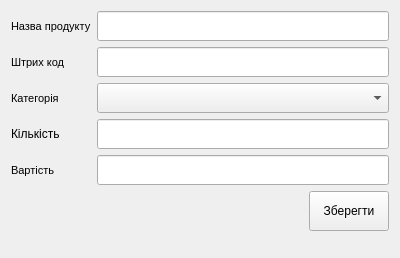
<?xml version="1.0" encoding="UTF-8"?>
<ui version="4.0">
 <class>EditProductForm</class>
 <widget class="QWidget" name="EditProductForm">
  <property name="geometry">
   <rect>
    <x>0</x>
    <y>0</y>
    <width>400</width>
    <height>258</height>
   </rect>
  </property>
  <property name="windowTitle">
   <string>Редагування продукту</string>
  </property>
  <layout class="QVBoxLayout" name="verticalLayout">
   <item>
    <layout class="QGridLayout" name="gridLayout">
     <item row="0" column="0">
      <widget class="QLabel" name="label">
       <property name="maximumSize">
        <size>
         <width>16555</width>
         <height>20</height>
        </size>
       </property>
       <property name="font">
        <font>
         <pointsize>8</pointsize>
        </font>
       </property>
       <property name="text">
        <string>Назва продукту</string>
       </property>
      </widget>
     </item>
     <item row="1" column="1">
      <widget class="QLineEdit" name="lineBarCode">
       <property name="minimumSize">
        <size>
         <width>0</width>
         <height>30</height>
        </size>
       </property>
      </widget>
     </item>
     <item row="1" column="0">
      <widget class="QLabel" name="label_5">
       <property name="font">
        <font>
         <pointsize>8</pointsize>
        </font>
       </property>
       <property name="text">
        <string>Штрих код</string>
       </property>
      </widget>
     </item>
     <item row="0" column="1">
      <widget class="QLineEdit" name="lineProductName">
       <property name="minimumSize">
        <size>
         <width>0</width>
         <height>30</height>
        </size>
       </property>
      </widget>
     </item>
     <item row="2" column="0">
      <widget class="QLabel" name="label_3">
       <property name="maximumSize">
        <size>
         <width>16555</width>
         <height>20</height>
        </size>
       </property>
       <property name="font">
        <font>
         <pointsize>8</pointsize>
        </font>
       </property>
       <property name="text">
        <string>Категорія</string>
       </property>
      </widget>
     </item>
     <item row="2" column="1">
      <widget class="QComboBox" name="comboBoxProductCategories">
       <property name="minimumSize">
        <size>
         <width>0</width>
         <height>30</height>
        </size>
       </property>
      </widget>
     </item>
     <item row="4" column="0">
      <widget class="QLabel" name="label_4">
       <property name="maximumSize">
        <size>
         <width>16555</width>
         <height>20</height>
        </size>
       </property>
       <property name="font">
        <font>
         <pointsize>8</pointsize>
        </font>
       </property>
       <property name="text">
        <string>Вартість</string>
       </property>
      </widget>
     </item>
     <item row="4" column="1">
      <widget class="QLineEdit" name="lineCost">
       <property name="minimumSize">
        <size>
         <width>0</width>
         <height>30</height>
        </size>
       </property>
      </widget>
     </item>
     <item row="3" column="0">
      <widget class="QLabel" name="label_2">
       <property name="text">
        <string>Кількість</string>
       </property>
      </widget>
     </item>
     <item row="3" column="1">
      <widget class="QLineEdit" name="lineCount">
       <property name="minimumSize">
        <size>
         <width>0</width>
         <height>30</height>
        </size>
       </property>
      </widget>
     </item>
    </layout>
   </item>
   <item>
    <layout class="QHBoxLayout" name="horizontalLayout">
     <item>
      <spacer name="horizontalSpacer">
       <property name="orientation">
        <enum>Qt::Horizontal</enum>
       </property>
       <property name="sizeHint" stdset="0">
        <size>
         <width>40</width>
         <height>20</height>
        </size>
       </property>
      </spacer>
     </item>
     <item>
      <widget class="QPushButton" name="pushButtonSaveProduct">
       <property name="minimumSize">
        <size>
         <width>0</width>
         <height>40</height>
        </size>
       </property>
       <property name="text">
        <string>Зберегти</string>
       </property>
      </widget>
     </item>
    </layout>
   </item>
   <item>
    <spacer name="verticalSpacer">
     <property name="orientation">
      <enum>Qt::Vertical</enum>
     </property>
     <property name="sizeHint" stdset="0">
      <size>
       <width>0</width>
       <height>1</height>
      </size>
     </property>
    </spacer>
   </item>
  </layout>
 </widget>
 <resources/>
 <connections/>
</ui>
